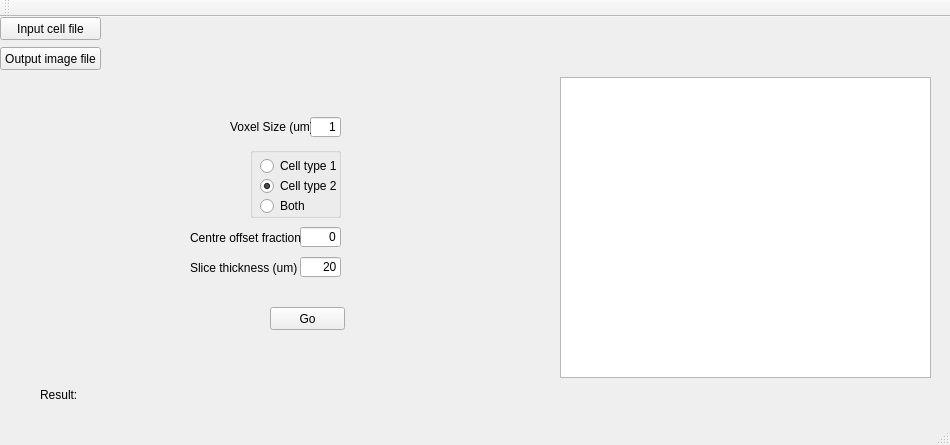
<?xml version="1.0" encoding="UTF-8"?>
<ui version="4.0">
 <class>MainWindow</class>
 <widget class="QMainWindow" name="MainWindow">
  <property name="geometry">
   <rect>
    <x>0</x>
    <y>0</y>
    <width>950</width>
    <height>445</height>
   </rect>
  </property>
  <property name="windowTitle">
   <string>Create 2D tiff of cells</string>
  </property>
  <widget class="QWidget" name="centralWidget">
   <widget class="QPushButton" name="pushButtonCellFile">
    <property name="geometry">
     <rect>
      <x>0</x>
      <y>0</y>
      <width>101</width>
      <height>23</height>
     </rect>
    </property>
    <property name="text">
     <string>Input cell file</string>
    </property>
   </widget>
   <widget class="QLabel" name="labelCellFile">
    <property name="geometry">
     <rect>
      <x>110</x>
      <y>0</y>
      <width>831</width>
      <height>21</height>
     </rect>
    </property>
    <property name="text">
     <string/>
    </property>
   </widget>
   <widget class="QLabel" name="label">
    <property name="geometry">
     <rect>
      <x>40</x>
      <y>370</y>
      <width>41</width>
      <height>16</height>
     </rect>
    </property>
    <property name="text">
     <string>Result:</string>
    </property>
   </widget>
   <widget class="QLabel" name="labelResult">
    <property name="geometry">
     <rect>
      <x>80</x>
      <y>370</y>
      <width>861</width>
      <height>16</height>
     </rect>
    </property>
    <property name="text">
     <string/>
    </property>
   </widget>
   <widget class="QTextEdit" name="textEdit">
    <property name="geometry">
     <rect>
      <x>560</x>
      <y>60</y>
      <width>371</width>
      <height>301</height>
     </rect>
    </property>
   </widget>
   <widget class="QLabel" name="labelOutputFile">
    <property name="geometry">
     <rect>
      <x>100</x>
      <y>60</y>
      <width>451</width>
      <height>21</height>
     </rect>
    </property>
    <property name="text">
     <string/>
    </property>
   </widget>
   <widget class="QPushButton" name="pushButtonImageFile">
    <property name="geometry">
     <rect>
      <x>0</x>
      <y>30</y>
      <width>101</width>
      <height>23</height>
     </rect>
    </property>
    <property name="text">
     <string>Output image file</string>
    </property>
   </widget>
   <widget class="QLabel" name="labelTiffFile">
    <property name="geometry">
     <rect>
      <x>110</x>
      <y>30</y>
      <width>831</width>
      <height>21</height>
     </rect>
    </property>
    <property name="text">
     <string/>
    </property>
   </widget>
   <widget class="QPushButton" name="pushButtonGo">
    <property name="geometry">
     <rect>
      <x>270</x>
      <y>290</y>
      <width>75</width>
      <height>23</height>
     </rect>
    </property>
    <property name="text">
     <string>Go</string>
    </property>
   </widget>
   <widget class="QLineEdit" name="lineEdit_voxel">
    <property name="geometry">
     <rect>
      <x>310</x>
      <y>100</y>
      <width>31</width>
      <height>20</height>
     </rect>
    </property>
    <property name="text">
     <string>1</string>
    </property>
    <property name="alignment">
     <set>Qt::AlignRight|Qt::AlignTrailing|Qt::AlignVCenter</set>
    </property>
   </widget>
   <widget class="QLabel" name="label_voxel">
    <property name="geometry">
     <rect>
      <x>230</x>
      <y>100</y>
      <width>81</width>
      <height>20</height>
     </rect>
    </property>
    <property name="text">
     <string>Voxel Size (um)</string>
    </property>
   </widget>
   <widget class="QGroupBox" name="groupBox_celltype">
    <property name="geometry">
     <rect>
      <x>250</x>
      <y>130</y>
      <width>91</width>
      <height>71</height>
     </rect>
    </property>
    <property name="title">
     <string/>
    </property>
    <widget class="QRadioButton" name="radioButton_type1">
     <property name="geometry">
      <rect>
       <x>10</x>
       <y>10</y>
       <width>82</width>
       <height>18</height>
      </rect>
     </property>
     <property name="text">
      <string>Cell type 1</string>
     </property>
     <property name="checked">
      <bool>false</bool>
     </property>
     <attribute name="buttonGroup">
      <string>buttonGroup_celltype</string>
     </attribute>
    </widget>
    <widget class="QRadioButton" name="radioButton_type2">
     <property name="geometry">
      <rect>
       <x>10</x>
       <y>30</y>
       <width>82</width>
       <height>18</height>
      </rect>
     </property>
     <property name="text">
      <string>Cell type 2</string>
     </property>
     <property name="checked">
      <bool>true</bool>
     </property>
     <attribute name="buttonGroup">
      <string>buttonGroup_celltype</string>
     </attribute>
    </widget>
    <widget class="QRadioButton" name="radioButton_typeboth">
     <property name="geometry">
      <rect>
       <x>10</x>
       <y>50</y>
       <width>82</width>
       <height>18</height>
      </rect>
     </property>
     <property name="text">
      <string>Both</string>
     </property>
     <attribute name="buttonGroup">
      <string>buttonGroup_celltype</string>
     </attribute>
    </widget>
   </widget>
   <widget class="QLineEdit" name="lineEdit_zfraction">
    <property name="geometry">
     <rect>
      <x>300</x>
      <y>210</y>
      <width>41</width>
      <height>20</height>
     </rect>
    </property>
    <property name="text">
     <string>0</string>
    </property>
    <property name="alignment">
     <set>Qt::AlignRight|Qt::AlignTrailing|Qt::AlignVCenter</set>
    </property>
   </widget>
   <widget class="QLineEdit" name="lineEdit_zthickness">
    <property name="geometry">
     <rect>
      <x>300</x>
      <y>240</y>
      <width>41</width>
      <height>20</height>
     </rect>
    </property>
    <property name="text">
     <string>20</string>
    </property>
    <property name="alignment">
     <set>Qt::AlignRight|Qt::AlignTrailing|Qt::AlignVCenter</set>
    </property>
   </widget>
   <widget class="QLabel" name="label_zfraction">
    <property name="geometry">
     <rect>
      <x>190</x>
      <y>210</y>
      <width>111</width>
      <height>21</height>
     </rect>
    </property>
    <property name="text">
     <string>Centre offset fraction</string>
    </property>
   </widget>
   <widget class="QLabel" name="label_zthickness">
    <property name="geometry">
     <rect>
      <x>190</x>
      <y>240</y>
      <width>111</width>
      <height>21</height>
     </rect>
    </property>
    <property name="text">
     <string>Slice thickness (um)</string>
    </property>
   </widget>
  </widget>
  <widget class="QMenuBar" name="menuBar">
   <property name="geometry">
    <rect>
     <x>0</x>
     <y>0</y>
     <width>950</width>
     <height>18</height>
    </rect>
   </property>
  </widget>
  <widget class="QToolBar" name="mainToolBar">
   <attribute name="toolBarArea">
    <enum>TopToolBarArea</enum>
   </attribute>
   <attribute name="toolBarBreak">
    <bool>false</bool>
   </attribute>
  </widget>
  <widget class="QStatusBar" name="statusBar"/>
 </widget>
 <layoutdefault spacing="6" margin="11"/>
 <resources/>
 <connections>
  <connection>
   <sender>pushButtonImageFile</sender>
   <signal>clicked()</signal>
   <receiver>MainWindow</receiver>
   <slot>tiffFileSelecter()</slot>
   <hints>
    <hint type="sourcelabel">
     <x>43</x>
     <y>77</y>
    </hint>
    <hint type="destinationlabel">
     <x>97</x>
     <y>142</y>
    </hint>
   </hints>
  </connection>
  <connection>
   <sender>lineEdit_voxel</sender>
   <signal>textChanged(QString)</signal>
   <receiver>MainWindow</receiver>
   <slot>dataChanged()</slot>
   <hints>
    <hint type="sourcelabel">
     <x>314</x>
     <y>151</y>
    </hint>
    <hint type="destinationlabel">
     <x>428</x>
     <y>122</y>
    </hint>
   </hints>
  </connection>
  <connection>
   <sender>pushButtonCellFile</sender>
   <signal>clicked()</signal>
   <receiver>MainWindow</receiver>
   <slot>cellFileSelecter()</slot>
   <hints>
    <hint type="sourcelabel">
     <x>75</x>
     <y>43</y>
    </hint>
    <hint type="destinationlabel">
     <x>115</x>
     <y>222</y>
    </hint>
   </hints>
  </connection>
  <connection>
   <sender>pushButtonGo</sender>
   <signal>clicked()</signal>
   <receiver>MainWindow</receiver>
   <slot>cell_tiffer()</slot>
   <hints>
    <hint type="sourcelabel">
     <x>341</x>
     <y>344</y>
    </hint>
    <hint type="destinationlabel">
     <x>489</x>
     <y>329</y>
    </hint>
   </hints>
  </connection>
  <connection>
   <sender>lineEdit_zfraction</sender>
   <signal>textChanged(QString)</signal>
   <receiver>MainWindow</receiver>
   <slot>dataChanged()</slot>
   <hints>
    <hint type="sourcelabel">
     <x>320</x>
     <y>251</y>
    </hint>
    <hint type="destinationlabel">
     <x>474</x>
     <y>222</y>
    </hint>
   </hints>
  </connection>
  <connection>
   <sender>lineEdit_zthickness</sender>
   <signal>textChanged(QString)</signal>
   <receiver>MainWindow</receiver>
   <slot>dataChanged()</slot>
   <hints>
    <hint type="sourcelabel">
     <x>320</x>
     <y>281</y>
    </hint>
    <hint type="destinationlabel">
     <x>474</x>
     <y>222</y>
    </hint>
   </hints>
  </connection>
 </connections>
 <slots>
  <slot>tiffFileSelecter()</slot>
  <slot>dataChanged()</slot>
  <slot>cell_tiffer()</slot>
  <slot>cellFileSelecter()</slot>
 </slots>
 <buttongroups>
  <buttongroup name="buttonGroup_celltype"/>
 </buttongroups>
</ui>
